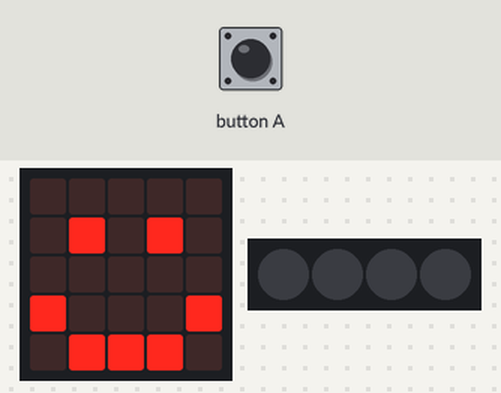
Recording of a program running on a simulated BBC micro:bit (MakeCode). Shown: the board's 5×5 LED display, 4 RGB LEDs in strip order, left to right. The inputs (shaded band) are chosen by the test bench. Dim RGB values are drawn brighter than linear.

Above: at 1.8 s.
1.9 s: button A pressed for 0.15 s
At 3.1 s:
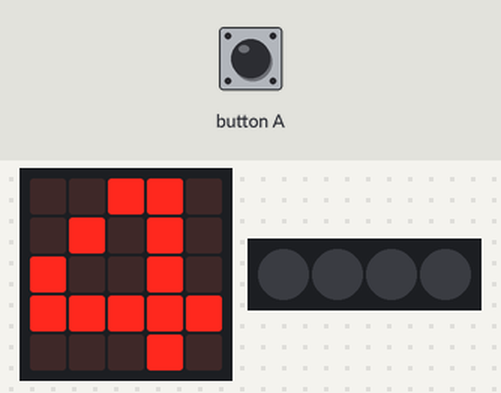
At 4.9 s:
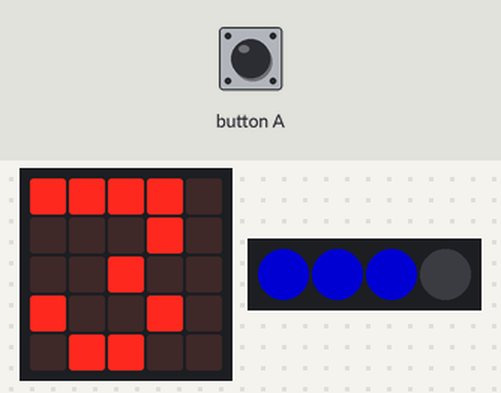
5.0 s: button A pressed for 0.15 s
At 11.2 s:
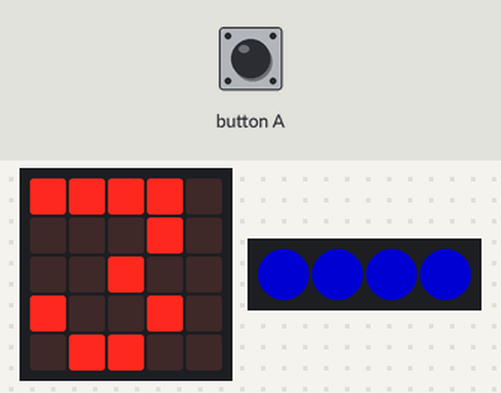
Timing chart, 0 to 16.7 s (numbered marks = the images above; inputs shaded):
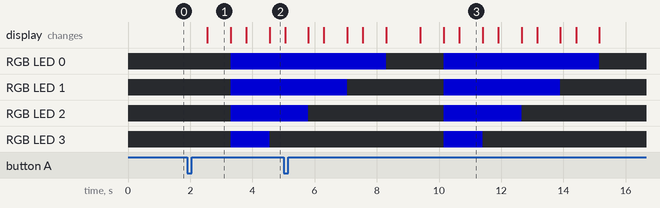

Measured:
- after the input at 1.9 s, RGB LED 0–2: off → RGB(0, 0, 127) after 1.4 s; RGB LED 3: off → RGB(0, 0, 127) after 1.4 s, → off 1.3 s later; the display: changes after 0.65 s (image 1)
- after the input at 5.0 s, the display: first differs from a run without the input after 4.4 s (image 3 shows a later state)
- what the display in image 1 shows lasts 0.7 s, from 2.6 s to 3.3 s

The program:

main.ts
```typescript
// (licence header left out)
// variables
let neopixelStrip: neopixel.Strip = null
let loopcounter = 4

// setup
basic.clearScreen()
neopixelStrip = neopixel.create(DigitalPin.P16, 4, NeoPixelMode.RGB)
neopixelStrip.setPixelColor(0, neopixel.colors(NeoPixelColors.Black))
neopixelStrip.setPixelColor(1, neopixel.colors(NeoPixelColors.Black))
neopixelStrip.setPixelColor(2, neopixel.colors(NeoPixelColors.Black))
neopixelStrip.setPixelColor(3, neopixel.colors(NeoPixelColors.Black))
neopixelStrip.show()
basic.showIcon(IconNames.Happy)

input.onButtonPressed(Button.A, function () {
  // colors
  neopixelStrip.setPixelColor(0, neopixel.colors(NeoPixelColors.Blue))
  neopixelStrip.setPixelColor(1, neopixel.colors(NeoPixelColors.Blue))
  neopixelStrip.setPixelColor(2, neopixel.colors(NeoPixelColors.Blue))
  neopixelStrip.setPixelColor(3, neopixel.colors(NeoPixelColors.Blue))

  // loopcounter
  loopcounter = 4
  while (loopcounter >= 0) {
    basic.pause(500)
    basic.showNumber(loopcounter)
    neopixelStrip.setPixelColor(loopcounter, neopixel.colors(NeoPixelColors.Black))
    neopixelStrip.show()
    loopcounter = loopcounter - 1
  }
  basic.showIcon(IconNames.Happy)
})
```
